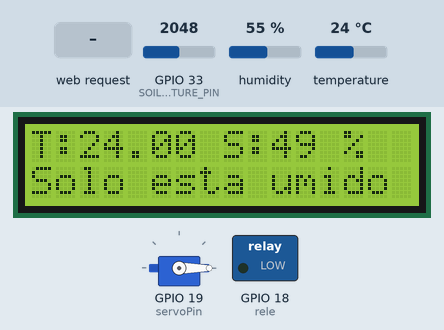
This sketch was run on a simulated ESP32. On the bench: 16×2 character LCD, servo, switched loads named in the sketch (green lamp = pin HIGH). Inputs (shaded band) come from the test bench; at power-on: GPIO 33 (SOIL_MOISTURE_PIN) = 2048, temperature 24 °C, humidity 55 %. What the sketch prints to the serial monitor is not drawn.

Above: at 1.2 s.
1.3 s: GPIO 33 (SOIL_MOISTURE_PIN) set to 2998
At 1.7 s:
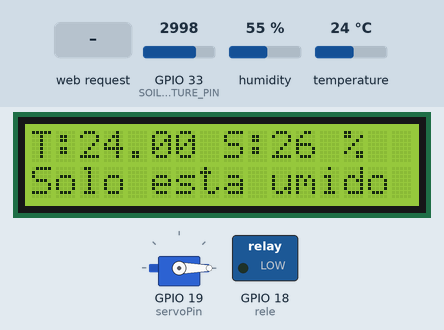
2.8 s: GPIO 33 (SOIL_MOISTURE_PIN) set to 3070
At 3.5 s:
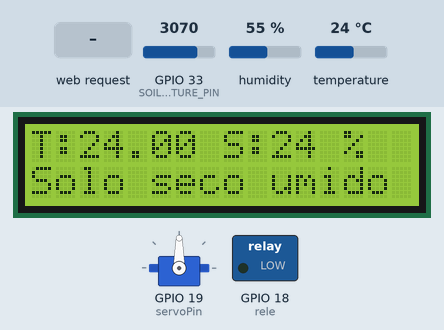
4.3 s: GPIO 33 (SOIL_MOISTURE_PIN) set to 3645
At 5.4 s:
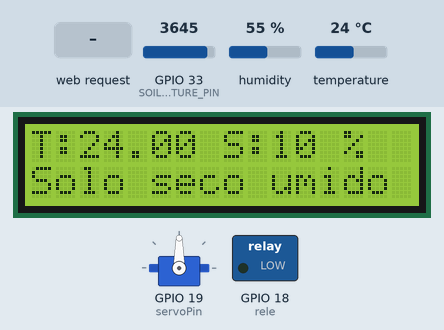
5.8 s: GPIO 33 (SOIL_MOISTURE_PIN) set to 3716
At 7.0 s:
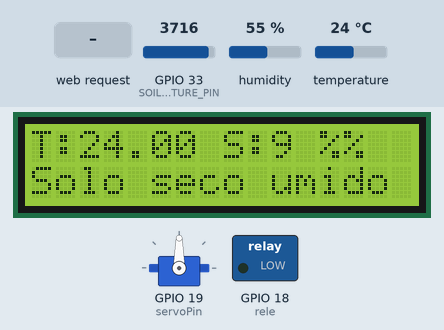
7.3 s: HTTP request GET /ligar received
At 7.6 s:
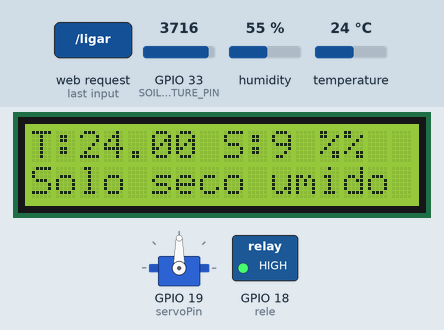
8.8 s: temperature set to 12 °C
At 11.7 s:
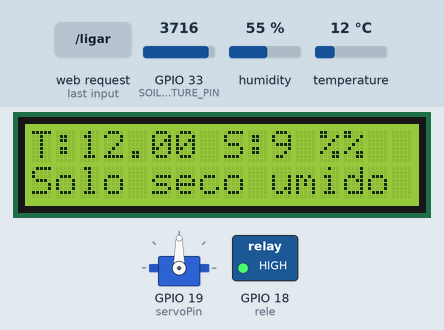
Timing chart, 0 to 12.8 s (numbered marks = the images above; inputs shaded):
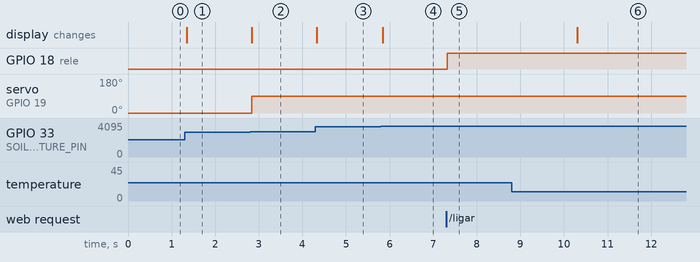

The sketch:

ProjetoMicro2wifi.ino
```cpp
#include "ESP32Servo.h"
#include <Wire.h>
#include <LiquidCrystal_I2C.h>
#include "DHT.h"
#include <WiFi.h> //Inclui a biblioteca

const char* ssid = "estudinhos"; //Define o nome do ponto de acesso
const char* pass = "12345678"; //Define a senha

WiFiServer sv(80); //Cria um servidor na porta 80

Servo servo;


#define DHTPIN 32  // Pino digital ao qual o DHT11 está conectado
#define DHTTYPE DHT11  // Tipo de sensor DHT (existem vários tipos)
#define SOIL_MOISTURE_PIN 33  // Pino analógico ao qual o sensor de umidade do solo está conectado
int servoPin = 19; // Atribuimos à "servoPin" o pino no qual o servo motor está ligado

DHT dht(DHTPIN, DHTTYPE);


LiquidCrystal_I2C lcd(0x27, 16, 2); // Inicializando o LCD Display

void setup(){
  Serial.begin(115200);
  lcd.begin();
  pinMode(18,OUTPUT); // rele
  dht.begin(); //inicializa o sensor de temperatura DHT11
  servo.attach(servoPin); //Definindo o servo
  servo.write(0); //Ângulo o qual o servo motor se inicia

 //wifi
  Serial.println("\n"); //Pula uma linha
  WiFi.softAP(ssid, pass); //Inicia o ponto de acesso
  Serial.print("Se conectando a: "); //Imprime mensagem sobre o nome do ponto de acesso
  Serial.println(ssid);

  IPAddress ip = WiFi.softAPIP(); //Endereço de IP

  Serial.print("Endereço de IP: "); //Imprime o endereço de IP
  Serial.println(ip);

  sv.begin(); //Inicia o servidor
  Serial.println("Servidor online"); //Imprime a mensagem de início
}

void loop(){

//SENSORES

  //Sensor do solo

  int valorSensorSolo = analogRead(SOIL_MOISTURE_PIN);
  // Mapeia o valor para um intervalo de 0 a 100 (umidade percentual)
  int umidadeSolo = (100 - valorSensorSolo/40.9);

  //leitura do DHT11
  float temperatura = dht.readTemperature(); //Lê a temperatura do ambiente

// Exibe a temperatura do DHT11 e a umidade do solo na primeira linha do LCD
  lcd.backlight();
  lcd.setCursor(0, 0);
  lcd.print("T:");
  lcd.print(temperatura);
  lcd.setCursor(8, 0);
  lcd.print("S:");
  lcd.print(umidadeSolo);
  lcd.print(" %");

  // Exibe as informações no Monitor Serial para depuração
  Serial.print("Temperatura: ");
  Serial.print(temperatura);
  Serial.println(" °C");
  Serial.print("Umidade do Solo: ");
  Serial.print(umidadeSolo);
  Serial.println(" %");

  //fim do codigo de sensores no LCD

  //fim da leitura da umidade do solo

  //codigo para ler a umidade do solo e ligar o servo motor
  if (umidadeSolo <= 25) {
    lcd.setCursor(0, 1);
    lcd.print("Solo seco");
    Serial.println("Precisa irrigar");
    servo.write(90); // Gira o servo motor para abrir a bomba de água

   } else {
    lcd.setCursor(0, 1);
    lcd.print("Solo esta umido");
    Serial.println("OK");
    servo.write(0); // Gira o servo motor para fechar a bomba de água

   }
   //fim do codigo para ler a umidade do solo e ligar o servo motor


//FIM DOS SENSORES


  //codigo de ativacao da lampada rele wifi
  WiFiClient client = sv.available(); //Cria o objeto cliente

  if (client) { //Se este objeto estiver disponível
    String line = ""; //Variável para armazenar os dados recebidos

    while (client.connected()) { //Enquanto estiver conectado
      if (client.available()) { //Se estiver disponível
        char c = client.read(); //Lê os caracteres recebidos
        if (c == '\n') { //Se houver uma quebra de linha
          if (line.length() == 0) { //Se a nova linha tiver 0 de tamanho
            client.println("HTTP/1.1 200 OK"); //Envio padrão de início de comunicação
            client.println("Content-type:text/html");
            client.println();

            client.print("Ligue a lampada clicando <a href=\"/ligar\">aqui</a><br>"); //Linha para ligar o led
            client.print("Desligue a lampada clicando <a href=\"/desligar\">aqui</a><br>"); //Linha para desligar o led

            client.println();
            break;
          } else {
            line = "";
          }
        } else if (c != '\r') {
          line += c; //Adiciona o caractere recebido à linha de leitura
        }

        if (line.endsWith("GET /ligar")) { //Se a linha terminar com "/ligar", liga o led
          digitalWrite(18,HIGH);
          Serial.println("relé ligada");
        }
        if (line.endsWith("GET /desligar")) { //Se a linha terminar com "/desligar", desliga o led
          digitalWrite(18,LOW);
          Serial.println("relé desligada");
        }
      }
    }

    client.stop(); //Para o cliente
  }

//fim do codigo ativacao lampada rele

}
```

Measured:
- the behaviour switches between 3026 and 3027 on GPIO 33 (SOIL_MOISTURE_PIN) (found by bisection; images 1 and 2)
- the behaviour switches between 3681 and 3682 on GPIO 33 (SOIL_MOISTURE_PIN) (found by bisection; images 3 and 4)
- after the input at 1.3 s, the display: changes after 0.05 s (image 1)
- after the input at 2.8 s, servo on GPIO 19 (servoPin): 0° → 90° at once; the display: changes at once (image 2)
- after the input at 4.3 s, the display: changes at once (image 3)
- after the input at 5.8 s, the display: changes at once (image 4)
- after the input at 7.3 s, GPIO 18 (rele): LOW → HIGH at once
- after the input at 8.8 s, the display: changes after 1.5 s (image 6)
